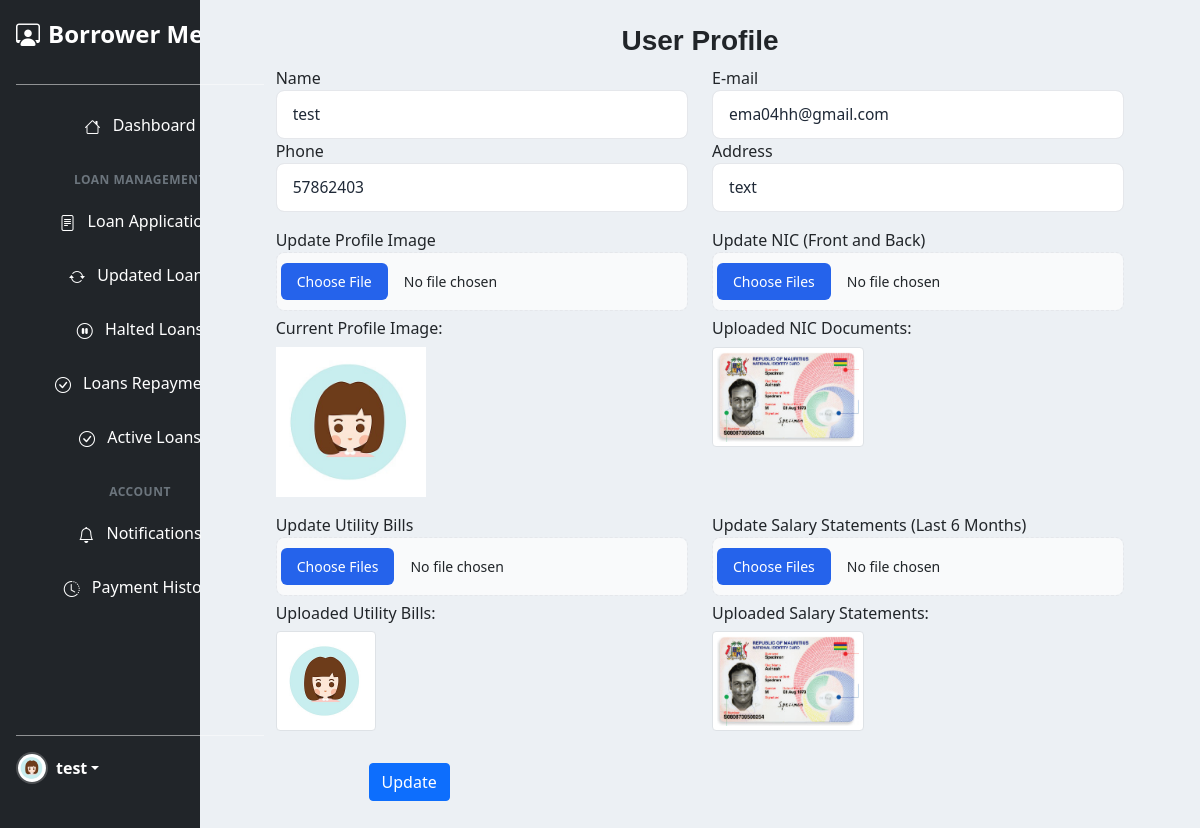
The page /Borrower/profile.php (signed in) on the database its author committed.
### tables this page shows
CREATE TABLE `users` (
  `id` int(11) NOT NULL,
  `name` varchar(255) DEFAULT NULL,
  `email` varchar(255) DEFAULT NULL,
  `password` varchar(255) DEFAULT NULL,
  `role` enum('borrower','lender','admin') DEFAULT NULL,
  `mobile` varchar(15) NOT NULL,
  `address` text NOT NULL,
  `image` varchar(255) DEFAULT NULL,
  `status` enum('active','inactive','blocked','suspend') DEFAULT NULL,
  `user_verfied` text DEFAULT NULL,
  `reset_token` text DEFAULT NULL,
  `reset_token_expiry` datetime DEFAULT NULL,
  `created_at` datetime DEFAULT current_timestamp(),
  `updated_at` timestamp NOT NULL DEFAULT current_timestamp() ON UPDATE current_timestamp(),
  `stripe_account_id` varchar(255) DEFAULT NULL
);

CREATE TABLE `documents` (
  `id` int(11) NOT NULL,
  `user_id` int(11) NOT NULL,
  `type` enum('nic','utility_bills','salary_statements') NOT NULL,
  `path` varchar(255) NOT NULL,
  `uploaded_at` timestamp NOT NULL DEFAULT current_timestamp()
);

### Classes/User.php (called while the page is built, shortened)
<?php
class User
{
    public function __construct($id = null, $name = null, $email = null, $password = null, $role = null, $mobile = null, $address = null, $image = null, $status = null)
    {
        $this->name = $name;
        $this->email = $email;
        $this->mobile = $mobile;
        $this->address = $address;
    }
    public static function find($id)
    {
        try {
            $db = Database::getConnection();
            $query = "SELECT * FROM users WHERE id = ?";
            $stmt = $db->prepare($query);
            $stmt->bind_param("i", $id);
            $stmt->execute();
            $result = $stmt->get_result();
            $data = $result->fetch_assoc();
            return $data ? new self($data['id'], $data['name'], $data['email'], $data['password'], $data['role'], $data['mobile'], $data['address'], $data['image'], $data['status']) : null;
        } catch (Exception $e) {
            error_log("Error finding user: " . $e->getMessage());
            echo "Error: " . $e->getMessage();
        }
    }
    public static function getDocument($user_id)
    {
        try {
            $db = Database::getConnection();
            $query = "SELECT * FROM `documents` WHERE user_id =?";
            $stmt = $db->prepare($query);
            $stmt->bind_param("i", $user_id);
            $stmt->execute();
            $result = $stmt->get_result();
            $documents = [];
            while ($data = $result->fetch_assoc()) {
                $documents[] = $data;
            }
            return $documents;
        } catch (Exception $e) {
            error_log("Error fetching users: " . $e->getMessage());
            return [];
        }
    }
}
?>

### Borrower/profile.php (the view, shortened to what this page needs)
<?php
require_once '../Classes/Loan.php';
require_once '../Classes/User.php';
$id = $_SESSION['user_id'];
$user = User::find($id);
?>
<?php
include_once('Layout/head.php');
include_once('Layout/sidebar.php');
?>
<div class="col-md-10 pb-5" style="background-color: #ECF0F4;">
    <div class="row text-center">
    </div>
    <div class="title text-center">
        <h2 class="h3 fw-bold mt-3 " style="font-family: sans-serif;">
            User Profile
        </h2>
    </div>
    <div class="container-fluid">
    <div class="row mt-2 d-flex justify-content-center">
        <div class="col-lg-11 col-md-11 col-sm-11">
            <form action="" method="post" enctype="multipart/form-data">
                <div class="row">
                    <div class="col-6">
                        <label for="name">Name</label>
                        <input type="text" class="form-control" name="name" value="<?php echo htmlspecialchars($user->name); ?>" id="name">
                    </div>
                    <div class="col-6">
                        <label for="email">E-mail</label>
                        <input type="email" class="form-control" name="email" value="<?php echo htmlspecialchars($user->email); ?>" id="email">
                    </div>
                </div>
                <div class="row">
                    <div class="col-6">
                        <label for="phone">Phone</label>
                        <input type="text" class="form-control" name="phone" value="<?php echo htmlspecialchars($user->mobile); ?>" id="phone">
                    </div>
                    <div class="col-6">
                        <label for="address">Address</label>
                        <input type="text" class="form-control" name="address" value="<?php echo htmlspecialchars($user->address); ?>" id="address">
                    </div>
                </div>
                <div class="row mt-3">
                    <div class="col-md-6">
                        <label for="profile_image">Update Profile Image</label>
                        <input type="file" class="form-control" accept=".png,.jpg,.jpeg,.gif" name="image" id="profile_image">
                        <div class="mt-2">
                            <h6>Current Profile Image:</h6>
                            <img src="../<?php echo $_SESSION['user_image']; ?>" class="img-fluid" style="height: 150px;" alt="Profile Image">
                        </div>
                    </div>
                        <div class="col-md-6">
                            <label for="nic">Update NIC (Front and Back)</label>
                            <input type="file" class="form-control" id="nic" name="nic[]" multiple accept="">
                            <div class="mt-2">
                                <h6>Uploaded NIC Documents:</h6>
                                <div class="row">
                                    <?php foreach (User::getDocument($id) as $document): ?>
                                        <?php if ($document['type'] == 'nic'): ?>
                                            <div class="col-6 mb-2">
                                                <?php
                                                    $filePath = htmlspecialchars($document['path']);
                                                    $fileExtension = strtolower(pathinfo($filePath, PATHINFO_EXTENSION));
                                                    $imageExtensions = ['jpg', 'jpeg', 'png', 'gif'];
                                                ?>
                                                <?php if (in_array($fileExtension, $imageExtensions)): ?>
                                                    <img style="height: 100px;" src="../<?php echo $filePath; ?>" alt="NIC Image" class="img-thumbnail">
                                                <?php else: ?>
                                                    <a href="../<?php echo $filePath; ?>" class="btn btn-primary btn-sm" download>
                                                        Download NIC File
                                                    </a>
                                                <?php endif; ?>
                                            </div>
                                        <?php endif; ?>
                                    <?php endforeach; ?>
                                </div>
                            </div>
                        </div>
                    </div>
                    <div class="row mt-3">
                        <div class="col-md-6">
                            <label for="utility_bills">Update Utility Bills</label>
                            <input type="file" class="form-control" id="utility_bills" name="utility_bills[]" multiple accept="">
                            <div class="mt-2">
                                <h6>Uploaded Utility Bills:</h6>
                                <div class="row">
                                    <?php foreach (User::getDocument($id) as $document): ?>
                                        <?php if ($document['type'] == 'utility_bills'): ?>
                                            <div class="col-6 mb-2">
                                                <?php
                                                    $filePath = htmlspecialchars($document['path']);
                                                    $fileExtension = strtolower(pathinfo($filePath, PATHINFO_EXTENSION));
                                                    $imageExtensions = ['jpg', 'jpeg', 'png', 'gif'];
                                                ?>
                                                <?php if (in_array($fileExtension, $imageExtensions)): ?>
                                                    <img style="height: 100px;" src="../<?php echo $filePath; ?>" alt="Utility Bill Image" class="img-thumbnail">
                                                <?php else: ?>
                                                    <a href="../<?php echo $filePath; ?>" class="btn btn-primary btn-sm" download>
                                                        Download Utility Bill
                                                    </a>
                                                <?php endif; ?>
                                            </div>
                                        <?php endif; ?>
                                    <?php endforeach; ?>
                                </div>
                            </div>
                        </div>
                        <div class="col-md-6">
                            <label for="salary_statements">Update Salary Statements (Last 6 Months)</label>
                            <input type="file" class="form-control" id="salary_statements" name="salary_statements[]" multiple accept="">
                            <div class="mt-2">
                                <h6>Uploaded Salary Statements:</h6>
                                <div class="row">
                                    <?php foreach (User::getDocument($id) as $document): ?>
                                        <?php if ($document['type'] == 'salary_statements'): ?>
                                            <div class="col-6 mb-2">
                                                <?php
                                                    $filePath = htmlspecialchars($document['path']);
                                                    $fileExtension = strtolower(pathinfo($filePath, PATHINFO_EXTENSION));
                                                    $imageExtensions = ['jpg', 'jpeg', 'png', 'gif'];
                                                ?>
                                                <?php if (in_array($fileExtension, $imageExtensions)): ?>
                                                    <img style="height: 100px;" src="../<?php echo $filePath; ?>" alt="Salary Statement Image" class="img-thumbnail">
                                                <?php else: ?>
                                                    <a href="../<?php echo $filePath; ?>" class="btn btn-primary btn-sm" download>
                                                        Download Salary Statement
                                                    </a>
                                                <?php endif; ?>
                                            </div>
                                        <?php endif; ?>
                                    <?php endforeach; ?>
                                </div>
                            </div>
                        </div>
                    </div>
                <div class="row my-2 py-3 text-center">
                    <div class="col-4">
                        <input type="submit" name="profileUpdate" class="btn btn-primary" value="Update">
                    </div>
                </div>
            </form>
        </div>
    </div>
</div>
</div>
</div>
</div>
<?php
include_once('Layout/footer.php');
?>

### Assets/Styles/style.css (style rules this page uses)
* { margin: 0; padding: 0; box-sizing: border-box; }
html, body { width: 100%; height: 100%; margin: 0; padding: 0; overflow-x: hidden; background-color: #f1f9ff !important; color: #0d6efd; font-family: Arial, sans-serif; }
.form-control, input[type="text"], input[type="email"], input[type="password"], input[type="number"], select, textarea { background-color: #ffffff; border: 1.5px solid #e5e7eb; border-radius: 0.5rem; color: #1f2937; font-size: 0.975rem; line-height: 1.5; padding: 0.75rem 1rem; transition: all 0.2s ease; width: 100%; }
input[type="file"] { background-color: #f9fafb; border: 1.5px dashed #e5e7eb; border-radius: 0.5rem; cursor: pointer; font-size: 0.875rem; padding: 1rem; transition: all 0.2s ease; }

### Assets/Styles/sidebars.css (style rules this page uses)
body { min-height: 100vh; min-height: -webkit-fill-available; }
html { height: -webkit-fill-available; }

### rows shown on the page
users: name "test", email "ema04hh@gmail.com", phone "57862403", address "text"
documents: path (picture)
documents: path (picture)
documents: path (picture)

### other values the page prints
$_SESSION['user_name'] "test"
